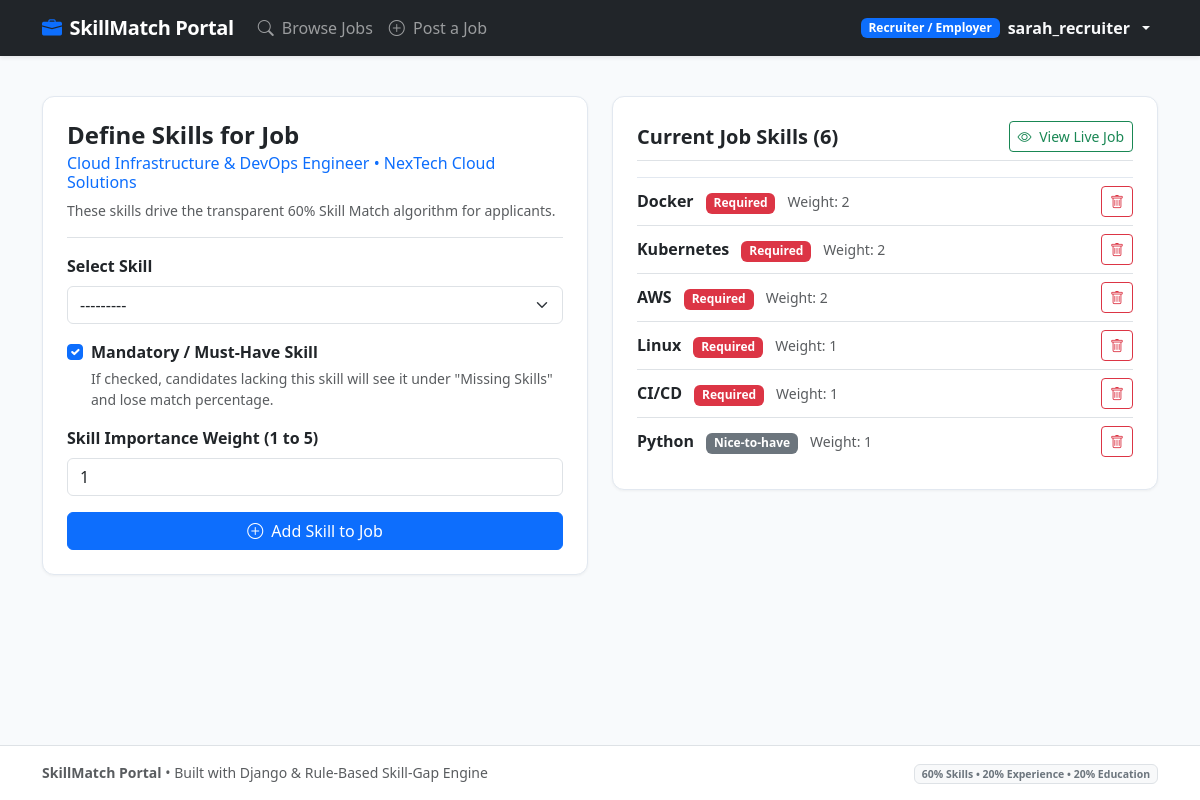
The app's page /jobs/2/skills/ (signed in) with its own data.
### accounts/models.py (models this page shows, shortened)
class Profile(models.Model):
    user = models.OneToOneField(User, on_delete=models.CASCADE, related_name='profile')
    role = models.CharField(
        max_length=20,
        choices=UserRole.choices,
        default=UserRole.CANDIDATE,
        db_index=True
    )
    phone = models.CharField(max_length=20, blank=True)
    created_at = models.DateTimeField(auto_now_add=True)
    @property
    def is_candidate(self) -> bool:
        return self.role == UserRole.CANDIDATE
    @property
    def is_recruiter(self) -> bool:
        return self.role == UserRole.RECRUITER

### jobs/models.py (models this page shows, shortened)
class Job(models.Model):
    recruiter = models.ForeignKey(User, on_delete=models.CASCADE, related_name='posted_jobs')
    title = models.CharField(max_length=150)
    company_name = models.CharField(max_length=120)
    location = models.CharField(max_length=100, default='Remote')
    job_type = models.CharField(
        max_length=20,
        choices=JobType.choices,
        default=JobType.FULL_TIME
    )
    description = models.TextField()
    min_experience_years = models.PositiveIntegerField(
        default=1,
        help_text="Minimum required years of professional experience"
    )
    min_education_level = models.CharField(
        max_length=30,
        choices=EducationLevel.choices,
        default=EducationLevel.BACHELOR
    )
    salary_range = models.CharField(max_length=80, blank=True)
    is_active = models.BooleanField(default=True, db_index=True)
    skills = models.ManyToManyField(Skill, through='JobSkill', related_name='jobs')
    created_at = models.DateTimeField(auto_now_add=True)
    updated_at = models.DateTimeField(auto_now=True)
    class Meta:
        ordering = ['-created_at']

class JobSkill(models.Model):
    job = models.ForeignKey(Job, on_delete=models.CASCADE, related_name='job_skills')
    skill = models.ForeignKey(Skill, on_delete=models.CASCADE, related_name='job_requirements')
    is_required = models.BooleanField(
        default=True,
        help_text="If True, included in required skill gap calculation"
    )
    weight = models.PositiveSmallIntegerField(
        default=1,
        help_text="Relative weight/importance of this skill for the job"
    )
    class Meta:
        unique_together = ('job', 'skill')

class Skill(models.Model):
    name = models.CharField(max_length=60, unique=True, db_index=True)
    category = models.CharField(
        max_length=30,
        choices=SkillCategory.choices,
        default=SkillCategory.BACKEND
    )
    class Meta:
        ordering = ['name']
    def __str__(self) -> str:
        return self.name

### jobs/views.py (the view)
# urls.py: path('<int:job_id>/skills/', views.job_manage_skills_view, name='job_skills'),
@login_required
def job_manage_skills_view(request: HttpRequest, job_id: int) -> HttpResponse:
    job = get_object_or_404(Job, id=job_id, recruiter=request.user)
    if request.method == 'POST' and 'add_skill' in request.POST:
        form = AddJobSkillForm(request.POST)
        if form.is_valid():
            job_skill = form.save(commit=False)
            job_skill.job = job
            job_skill.save()
            messages.success(request, f"Added {job_skill.skill.name} to required skills.")
            return redirect('jobs:job_skills', job_id=job.id)
        else:
            messages.error(request, "Skill is already added or form is invalid.")
    else:
        form = AddJobSkillForm()
    current_skills = job.job_skills.select_related('skill').all()
    return render(request, 'jobs/job_manage_skills.html', {
        'job': job,
        'form': form,
        'current_skills': current_skills,
    })

### jobs/forms.py
class AddJobSkillForm(forms.ModelForm):
    class Meta:
        model = JobSkill
        fields = ['skill', 'is_required', 'weight']
        widgets = {
            'skill': forms.Select(attrs={'class': 'form-select'}),
            'is_required': forms.CheckboxInput(attrs={'class': 'form-check-input'}),
            'weight': forms.NumberInput(attrs={'class': 'form-control', 'min': '1', 'max': '5'}),
        }

### templates/jobs/job_manage_skills.html (shortened to what this page needs)
{% extends "base.html" %}
{% block content %}
<div class="row">
  <div class="col-lg-6 mb-4">
    <div class="card p-4">
      <div class="border-bottom pb-3 mb-3">
        <h4 class="fw-bold mb-1">Define Skills for Job</h4>
        <h6 class="text-primary">{{ job.title }} &bull; {{ job.company_name }}</h6>
        <p class="small text-muted mb-0">These skills drive the transparent 60% Skill Match algorithm for applicants.</p>
      </div>
      <form method="post">
        <div class="mb-3">
          <label class="form-label fw-semibold">Select Skill</label>
          {{ form.skill }}
        </div>
        <div class="mb-3 form-check">
          {{ form.is_required }}
          <label class="form-check-label fw-semibold" for="{{ form.is_required.id_for_label }}">
            Mandatory / Must-Have Skill
          </label>
          <div class="form-text small">If checked, candidates lacking this skill will see it under "Missing Skills" and lose match percentage.</div>
        </div>
        <div class="mb-3">
          <label class="form-label fw-semibold">Skill Importance Weight (1 to 5)</label>
          {{ form.weight }}
        </div>
        <button type="submit" class="btn btn-primary w-100">
          <i class="bi bi-plus-circle me-1"></i> Add Skill to Job
        </button>
      </form>
    </div>
  </div>
  <div class="col-lg-6 mb-4">
    <div class="card p-4">
      <div class="d-flex justify-content-between align-items-center mb-3 border-bottom pb-2">
        <h5 class="fw-bold mb-0">Current Job Skills ({{ current_skills|length }})</h5>
        <a href="{% url 'jobs:job_detail' job.id %}" class="btn btn-sm btn-outline-success">
          <i class="bi bi-eye me-1"></i> View Live Job
        </a>
      </div>
      {% if current_skills %}
        <div class="list-group list-group-flush">
          {% for js in current_skills %}
            <div class="list-group-item px-0 py-2 d-flex justify-content-between align-items-center">
              <div>
                <strong>{{ js.skill.name }}</strong>
                {% if js.is_required %}
                  <span class="badge bg-danger ms-2">Required</span>
                {% else %}
                  <span class="badge bg-secondary ms-2">Nice-to-have</span>
                {% endif %}
                <span class="text-muted small ms-2">Weight: {{ js.weight }}</span>
              </div>
              <form method="post" action="{% url 'jobs:job_remove_skill' job.id js.id %}">
                <button type="submit" class="btn btn-sm btn-outline-danger" title="Remove skill">
                  <i class="bi bi-trash"></i>
                </button>
              </form>
            </div>
          {% endfor %}
        </div>
      {% else %}
        <div class="text-center py-4 text-muted small">
          <i class="bi bi-exclamation-triangle display-6 text-warning mb-2 d-block"></i>
          No skills added yet. Add Python, PostgreSQL, Docker, etc., to establish matching criteria.
        </div>
      {% endif %}
    </div>
  </div>
</div>
{% endblock %}

### templates/base.html (shortened to what this page needs)
<!DOCTYPE html>
<html lang="en">
<head>
  <link href="https://cdn.jsdelivr.net/npm/bootstrap@5.3.3/dist/css/bootstrap.min.css" rel="stylesheet">
  <link rel="stylesheet" href="https://cdn.jsdelivr.net/npm/bootstrap-icons@1.11.3/font/bootstrap-icons.min.css">
</head>
<body>
  <nav class="navbar navbar-expand-lg navbar-dark bg-dark sticky-top shadow-sm py-2">
    <div class="container">
      <a class="navbar-brand text-white d-flex align-items-center gap-2" href="{% url 'jobs:job_list' %}">
        <i class="bi bi-briefcase-fill text-primary"></i>
        <span>SkillMatch Portal</span>
      </a>
      <div class="collapse navbar-collapse" id="navMenu">
        <ul class="navbar-nav me-auto mb-2 mb-lg-0">
          <li class="nav-item">
            <a class="nav-link" href="{% url 'jobs:job_list' %}">
              <i class="bi bi-search me-1"></i> Browse Jobs
            </a>
          </li>
          {% if user.is_authenticated and user.profile.is_recruiter %}
            <li class="nav-item">
              <a class="nav-link" href="{% url 'jobs:job_create' %}">
                <i class="bi bi-plus-circle me-1"></i> Post a Job
              </a>
            </li>
          {% endif %}
        </ul>
        <ul class="navbar-nav align-items-center gap-2">
          {% if user.is_authenticated %}
            <li class="nav-item dropdown">
              <a class="nav-link dropdown-toggle text-light d-flex align-items-center gap-2" href="#" role="button" data-bs-toggle="dropdown">
                <span class="badge {% if user.profile.is_candidate %}bg-success{% else %}bg-primary{% endif %}">
                  {{ user.profile.get_role_display }}
                </span>
                <strong>{{ user.username }}</strong>
              </a>
            </li>
          {% endif %}
        </ul>
      </div>
    </div>
  </nav>
  <main class="container my-4">
    {% block content %}{% endblock %}
  </main>
  <footer class="bg-white border-top py-3 text-center text-muted small">
    <div class="container">
      <div class="row align-items-center">
        <div class="col-md-6 text-md-start">
          <strong>SkillMatch Portal</strong> &bull; Built with Django &amp; Rule-Based Skill-Gap Engine
        </div>
        <div class="col-md-6 text-md-end">
          <span class="badge bg-light text-secondary border">60% Skills &bull; 20% Experience &bull; 20% Education</span>
        </div>
      </div>
    </div>
  </footer>
</body>
</html>

### templates/base.html (style rules this page uses)
:root { --primary-color: #2563eb; --primary-dark: #1d4ed8; --bg-light: #f8fafc; }
body { background-color: var(--bg-light); font-family: system-ui, -apple-system, "Segoe UI", Roboto, sans-serif; min-height: 100vh; display: flex; flex-direction: column; }
.navbar-brand { font-weight: 700; letter-spacing: -0.02em; }
.card { border: 1px solid #e2e8f0; box-shadow: 0 1px 3px 0 rgb(0 0 0 / 0.05); border-radius: 0.75rem; }
footer { margin-top: auto; }

### records on screen
Job: title "Cloud Infrastructure & DevOps Engineer", company_name "NexTech Cloud Solutions"
JobSkill: skill.name "Docker", is_required "Required", weight "2"
JobSkill: skill.name "Kubernetes", is_required "Required", weight "2"
JobSkill: skill.name "AWS", is_required "Required", weight "2"
JobSkill: skill.name "Linux", is_required "Required", weight "1"
JobSkill: skill.name "CI/CD", is_required "Required", weight "1"
JobSkill: skill.name "Python", is_required "Nice-to-have", weight "1"

### other values on screen
{{ user.profile.get_role_display }} "Recruiter / Employer"
{{ user.username }} "sarah_recruiter"
{{ current_skills|length }} "6"
